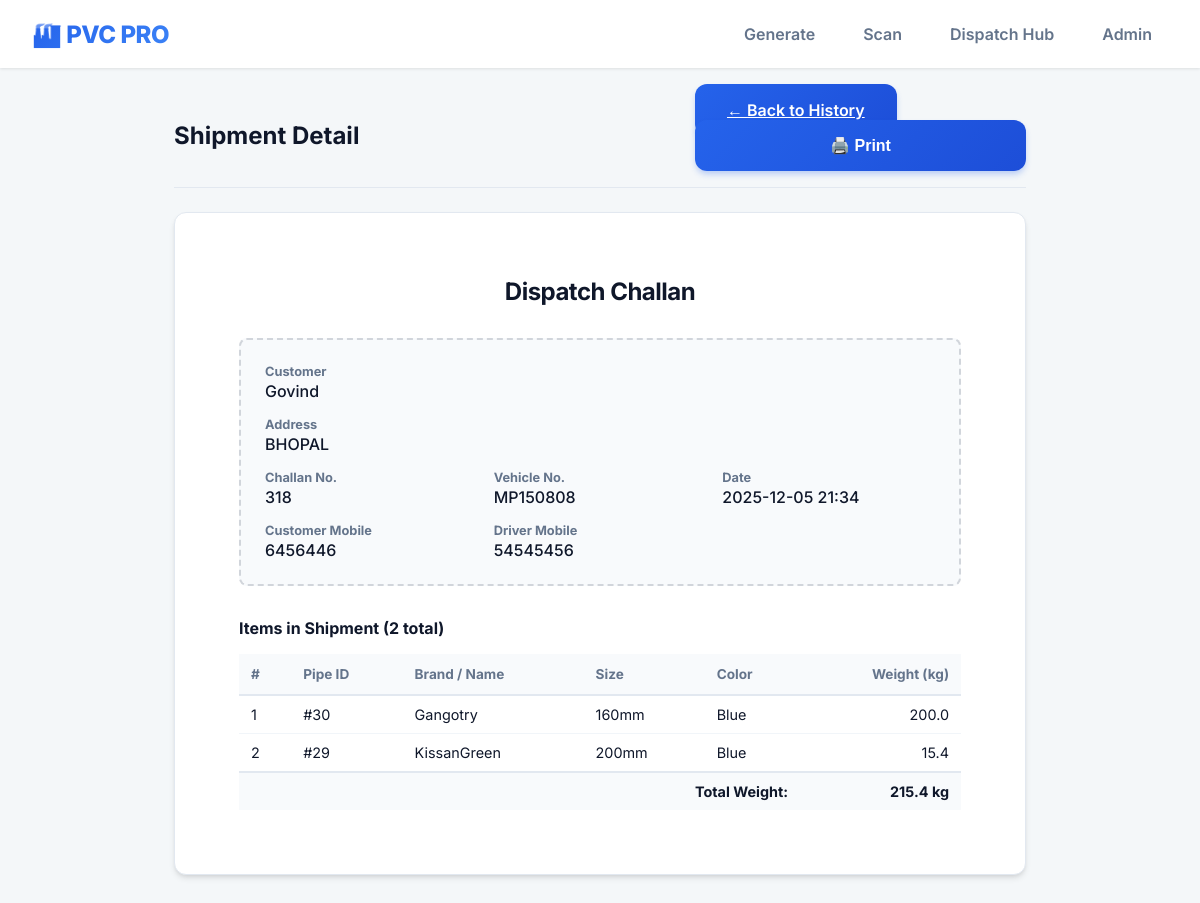
Page /shipment/1 on the committed database.
### tables this page shows
CREATE TABLE shipments (
                id INTEGER PRIMARY KEY AUTOINCREMENT,
                customer_name TEXT,
                vehicle_no TEXT,
                gate_pass TEXT,
                total_pipes INTEGER,
                total_weight REAL,
                created_at TEXT
            , customer_address TEXT, customer_mobile TEXT, driver_mobile TEXT, challan_no TEXT);

CREATE TABLE labels (
                id INTEGER PRIMARY KEY AUTOINCREMENT,
                pipe_name TEXT, size TEXT, color TEXT, weight_g REAL,
                length_m TEXT, batch TEXT, operator TEXT,
                created_at TEXT, printed_at TEXT, dispatched_at TEXT, dispatched_by TEXT
            , shipment_id INTEGER);

### app.py (the view)
@app.route('/shipment/<int:shipment_id>')
def shipment_detail(shipment_id):
    shipment_data = services.get_shipment_details(shipment_id)
    if not shipment_data:
        return "Shipment not found", 404
    return render_template('shipment_detail.html',
                           shipment=shipment_data['shipment'],
                           items=shipment_data['items'])

### app.py (called while the page is built)
def format_datetime_filter(value, format='%Y-%m-%d %H:%M'):
    if not value:
        return ""
    try:
        return datetime.fromisoformat(value).strftime(format)
    except:
        return value

### services.py (called while the page is built)
def get_db_connection():
    conn = sqlite3.connect(DB_NAME)
    conn.row_factory = sqlite3.Row
    return conn

def get_shipment_details(shipment_id):
    with get_db_connection() as conn:
        shipment = conn.execute("SELECT * FROM shipments WHERE id = ?", (shipment_id,)).fetchone()
        if not shipment:
            return None
        items = conn.execute("SELECT * FROM labels WHERE shipment_id = ? ORDER BY pipe_name, size, color, id", (shipment_id,)).fetchall()
        return {
            "shipment": dict(shipment),
            "items": [dict(i) for i in items]
        }

### templates/shipment_detail.html (shortened to what this page needs)
{% extends "layout.html" %}
{% block content %}
<div class="container">
    <div class="header no-print">
        <h1>Shipment Detail</h1>
        <div>
            <a href="/admin" class="btn btn-outline-secondary" id="back-to-history">← Back to History</a>
            <button onclick="window.print()" class="btn btn-primary">🖨️ Print</button>
        </div>
    </div>
    <div class="card" id="print-area">
        <div class="card-body">
            <h2 style="text-align: center; margin-bottom: 2rem;">Dispatch Challan</h2>
            <div class="shipment-info">
                <div style="grid-column: 1 / -1;"><strong>Customer</strong> <span>{{ shipment.customer_name or 'N/A' }}</span></div>
                <div style="grid-column: 1 / -1;"><strong>Address</strong> <span>{{ shipment.customer_address or 'N/A' }}</span></div>
                <div><strong>Challan No.</strong> <span>{{ shipment.challan_no or 'N/A' }}</span></div>
                <div><strong>Vehicle No.</strong> <span>{{ shipment.vehicle_no or 'N/A' }}</span></div>
                <div><strong>Date</strong> <span>{{ shipment.created_at | format_datetime }}</span></div>
                <div><strong>Customer Mobile</strong> <span>{{ shipment.customer_mobile or 'N/A' }}</span></div>
                <div><strong>Driver Mobile</strong> <span>{{ shipment.driver_mobile or 'N/A' }}</span></div>
            </div>
            <h4 style="margin-top: 2rem; margin-bottom: 1rem;">Items in Shipment ({{ shipment.total_pipes }} total)</h4>
            <table class="table">
                <thead>
                    <tr>
                        <th>#</th>
                        <th>Pipe ID</th>
                        <th>Brand / Name</th>
                        <th>Size</th>
                        <th>Color</th>
                        <th style="text-align: right;">Weight (kg)</th>
                    </tr>
                </thead>
                <tbody>
                    {% for item in items %}
                    <tr>
                        <td>{{ loop.index }}</td>
                        <td>#{{ item.id }}</td>
                        <td>{{ item.pipe_name }}</td>
                        <td>{{ item.size }}</td>
                        <td>{{ item.color }}</td>
                        <td style="text-align: right;">{{ (item.weight_g) | round(3) }}</td>
                    </tr>
                    {% endfor %}
                </tbody>
                <tfoot>
                    <tr style="font-weight: bold; background: #f8fafc; border-top: 2px solid #e2e8f0;">
                        <td colspan="5" style="text-align: right;">Total Weight:</td>
                        <td style="text-align: right;">{{ (shipment.total_weight) | round(2) }} kg</td>
                    </tr>
                </tfoot>
            </table>
        </div>
    </div>
</div>
{% endblock %}

### templates/layout.html (shortened to what this page needs)
<!DOCTYPE html>
<html lang="en">
<head>
</head>
<body>
    <nav class="navbar">
        <div class="brand">🏭 PVC PRO</div>
        <div class="nav-links">
            <a href="/" class="nav-item {% if request.path == '/' %}active{% endif %}">Generate</a>
            <a href="/scan" class="nav-item {% if request.path == '/scan' %}active{% endif %}">Scan</a>
            <a href="/dispatch" class="nav-item {% if request.path == '/dispatch' %}active{% endif %}">Dispatch Hub</a>
            <a href="/admin" class="nav-item {% if request.path == '/admin' %}active{% endif %}">Admin</a>
        </div>
    </nav>
    <div class="container">
        {% block content %}{% endblock %}
    </div>
</body>
</html>

### templates/layout.html (style rules this page uses)
:root { --primary: #2563eb; --primary-dark: #1d4ed8; --secondary: #64748b; --success: #10b981; --danger: #ef4444; --warning: #f59e0b; --bg-body: #f8fafc; --bg-card: #ffffff; --text-main: #0f172a; --text-light: #64748b; --shadow-sm: 0 1px 3px rgba(0,0,0,0.1); --shadow-md: 0 4px 6px -1px rgba(0,0,0,0.1); --shadow-lg: 0 10px 15px -3px rgba(0,0,0,0.1); --radius: 16px; }
body { font-family: 'Inter', sans-serif; background-color: var(--bg-body); color: var(--text-main); margin: 0; padding: 0; -webkit-font-smoothing: antialiased; }
.navbar { background: var(--bg-card); padding: 1rem 2rem; box-shadow: var(--shadow-sm); display: flex; justify-content: space-between; align-items: center; position: sticky; top: 0; z-index: 100; }
.brand { font-size: 1.5rem; font-weight: 800; background: linear-gradient(135deg, var(--primary), #3b82f6); background-clip: text; -webkit-background-clip: text; -webkit-text-fill-color: transparent; letter-spacing: -0.5px; }
.nav-links { display: flex; gap: 1rem; }
.nav-item { text-decoration: none; color: var(--text-light); font-weight: 600; padding: 0.5rem 1rem; border-radius: 8px; transition: all 0.2s; }
.container { max-width: 1100px; margin: 2rem auto; padding: 0 1.5rem; }
.card { background: var(--bg-card); border-radius: var(--radius); padding: 2rem; box-shadow: var(--shadow-md); border: 1px solid #f1f5f9; transition: transform 0.2s; margin-bottom: 2rem; }
h2, h3 { margin-top: 0; color: var(--text-main); letter-spacing: -0.5px; }
.btn { background: linear-gradient(135deg, var(--primary), var(--primary-dark)); color: white; border: none; padding: 1rem 2rem; border-radius: 12px; font-size: 1rem; cursor: pointer; font-weight: 600; width: 100%; transition: all 0.2s; box-shadow: 0 4px 6px -1px rgba(37, 99, 235, 0.3); }

### templates/shipment_detail.html (style rules this page uses)
body { background-color: #f4f7f9; }
.container { max-width: 900px; margin: 2rem auto; }
.header { display: flex; justify-content: space-between; align-items: center; margin-bottom: 1.5rem; padding-bottom: 1rem; border-bottom: 1px solid #e2e8f0; }
.header h1 { font-size: 1.5rem; font-weight: 700; margin: 0; }
.card { background: #ffffff; border: 1px solid #e2e8f0; border-radius: 0.75rem; box-shadow: 0 4px 6px -1px rgba(0,0,0,0.1), 0 2px 4px -2px rgba(0,0,0,0.1); }
.card-body { padding: 2rem; }
.shipment-info { background: #f8fafc; padding: 1.5rem; border-radius: 0.5rem; margin-bottom: 2rem; border: 2px dashed #d1d5db; display: grid; grid-template-columns: 1fr 1fr 1fr; gap: 1rem; }
.shipment-info strong { color: #64748b; display: block; font-size: 0.8rem; margin-bottom: 2px; }
.shipment-info span { font-weight: 500; }
table { width: 100%; border-collapse: collapse; }
th { background: #f8fafc; text-align: left; padding: 12px; font-size: 0.85rem; color: #64748b; border-bottom: 2px solid #e2e8f0; }
td { padding: 10px 12px; border-bottom: 1px solid #f1f5f9; font-size: 0.9rem; }
tr:last-child td { border-bottom: none; }

### rows in the picture
shipments: customer_name "Govind", customer_address "BHOPAL", challan_no "318", vehicle_no "MP150808", created_at "2025-12-05 21:34", customer_mobile "6456446", driver_mobile "54545456", total_pipes "2", total_weight "215.4"
labels: id "30", pipe_name "Gangotry", size "160mm", color "Blue", weight_g "200.0"
labels: id "29", pipe_name "KissanGreen", size "200mm", color "Blue", weight_g "15.4"
